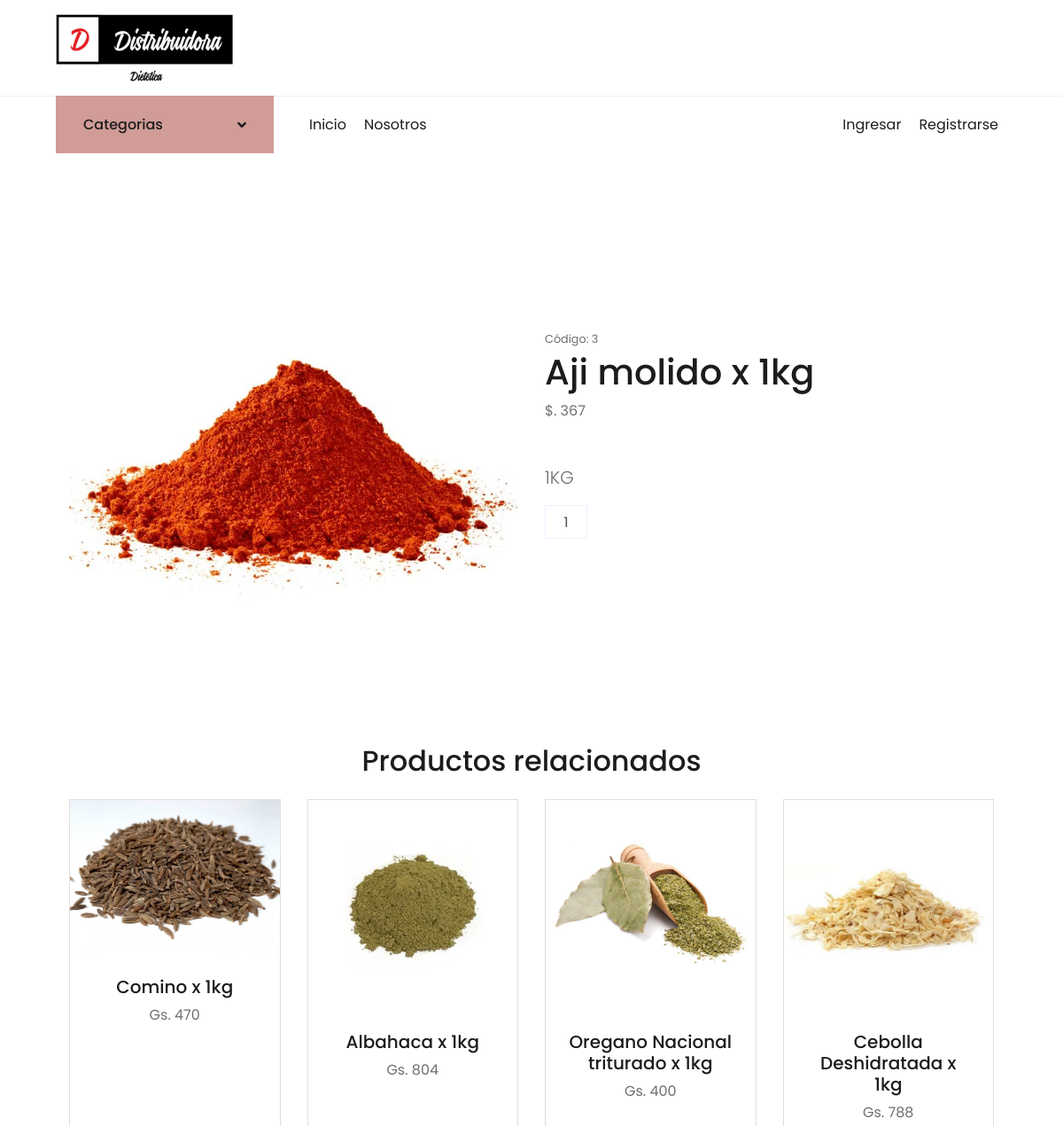
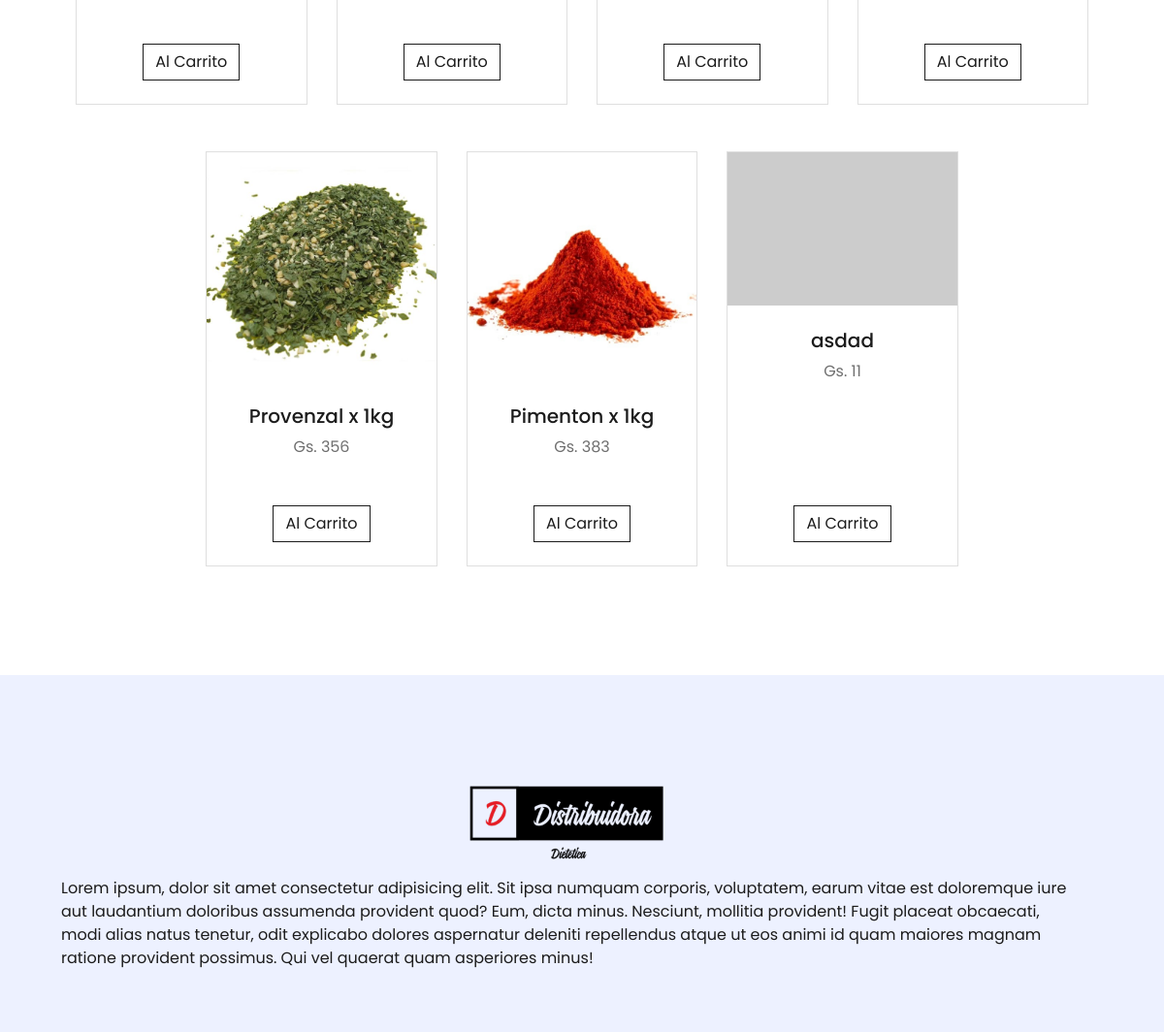
/distribuidorapp/detalleproducto/3/, run on the app's committed database (2 pictures, top to bottom).
### DistribuidoraApp/models.py (models this page shows, shortened)
class Productos(models.Model):
    nombre = models.CharField(max_length=100)
    imagen = models.ImageField(upload_to='imgproductos/%Y/%m/%d', blank=True)
    descripcion = models.CharField(max_length=500)
    precio = models.IntegerField()
    stock = models.IntegerField(null=True, default=0)
    categoria = models.ForeignKey(Categorias, on_delete=models.PROTECT)
    oferta = models.BooleanField(default=False)
    class Meta:
        db_table = 'productos'
        verbose_name = 'Producto'
        verbose_name_plural = 'Productos'
        ordering = ['id']

### DistribuidoraApp/views.py (the view)
# urls.py: path('detalleproducto/<id>/', detalleProducto, name='detalleProducto'),
def detalleProducto(request, id):
    product = get_object_or_404(Productos, id=id)
    otrosProductos = Productos.objects.filter(categoria=product.categoria)
    data = {
        'producto': product,
        'productosRelacionados': otrosProductos
    }
    return render(request, 'DistribuidoraApp/detalle-productos.html', data)

### DistribuidoraApp/context_processors.py (called while the page is built)
def extras(request):
	lista_categorias = Categorias.objects.all().order_by('nombre')
	return {'categorias':lista_categorias}

def importe_total_carro(request):
	total=0
	if request.user.is_authenticated:
		if "carro" in request.session:
			for key, value in request.session["carro"].items():
				total= total + int(value["precio"])
	return {"importe_total_carro":total}

### DistribuidoraApp/templates/DistribuidoraApp/detalle-productos.html (shortened to what this page needs)
{% extends 'DistribuidoraApp/base.html' %}
{% load static %}
{% block contenidoPagina %}
<section class="py-5">
    <div class="container px-4 px-lg-5 my-3">
        <div class="row gx-4 gx-lg-5 align-items-center">
            {% if producto.imagen %}
            <div class="col-md-6"><img class="card-img-top mb-5 mb-md-0" src="{{ producto.imagen.url }}" /></div>
            {% else %}
            <div class="col-md-6"><img class="card-img-top mb-5 mb-md-0" src="https://dummyimage.com/450x300/dee2e6/6c757d.jpg" alt="..." /></div>
            {% endif %}
            <div class="col-md-6">
                <div class="small mb-1">Código: {{ producto.id }}</div>
                <h1 class="display-5 fw-bolder">{{ producto.nombre }}</h1>
                <div class="fs-5 mb-5">
                    <span>$. {{ producto.precio }} </span>
                </div>
                <p class="lead">{{ producto.descripcion }}</p>
                <div class="d-flex">
                    <input class="form-control text-center me-3" id="inputQuantity" type="num" value="1" style="max-width: 3rem" />
                </div>
            </div>
        </div>
    </div>
</section>
<section class="py-3 bg-light">
    <div class="container px-3 px-lg-5 mt-3">
        <h2 class="fw-bolder mb-4 text-center">Productos relacionados</h2>
        <div class="row gx-4 gx-lg-5 row-cols-2 row-cols-md-3 row-cols-xl-4 justify-content-center">
            {% for product in productosRelacionados %} {% if product.id == producto.id %} {% else %}
            <div class="col mb-5">
                <div class="card h-100">
                    {% if product.imagen %}
                    <img class="card-img-top" src="{{ product.imagen.url }}" /> {% else %}
                    <img class="card-img-top" src="https://dummyimage.com/450x300/dee2e6/6c757d.jpg" alt="producto" /> {% endif %}
                    <div class="card-body p-4">
                        <div class="text-center">
                            <h5 class="fw-bolder">{{ product.nombre }}</h5>
                            Gs. {{ product.precio }}
                        </div>
                    </div>
                    <div class="card-footer p-4 pt-0 border-top-0 bg-transparent">
                        <div class="text-center">
                            <a class="btn btn-outline-dark mt-auto" href="#"> Al Carrito</a>
                        </div>
                    </div>
                </div>
            </div>
            {% endif %} {% endfor %}
        </div>
    </div>
</section>
{% endblock %}

### data on the page
Productos: imagen (picture), id "3", nombre "Aji molido x 1kg", precio "367", descripcion "1KG"
Productos: imagen (picture), nombre "Comino x 1kg", precio "470"
Productos: imagen (picture), nombre "Albahaca x 1kg", precio "804"
Productos: imagen (picture), nombre "Oregano Nacional triturado x 1kg", precio "400"
Productos: imagen (picture), nombre "Cebolla Deshidratada x 1kg", precio "788"
Productos: imagen (picture), nombre "Provenzal x 1kg", precio "356"
Productos: imagen (picture), nombre "Pimenton x 1kg", precio "383"
Productos: nombre "asdad", precio "11"
